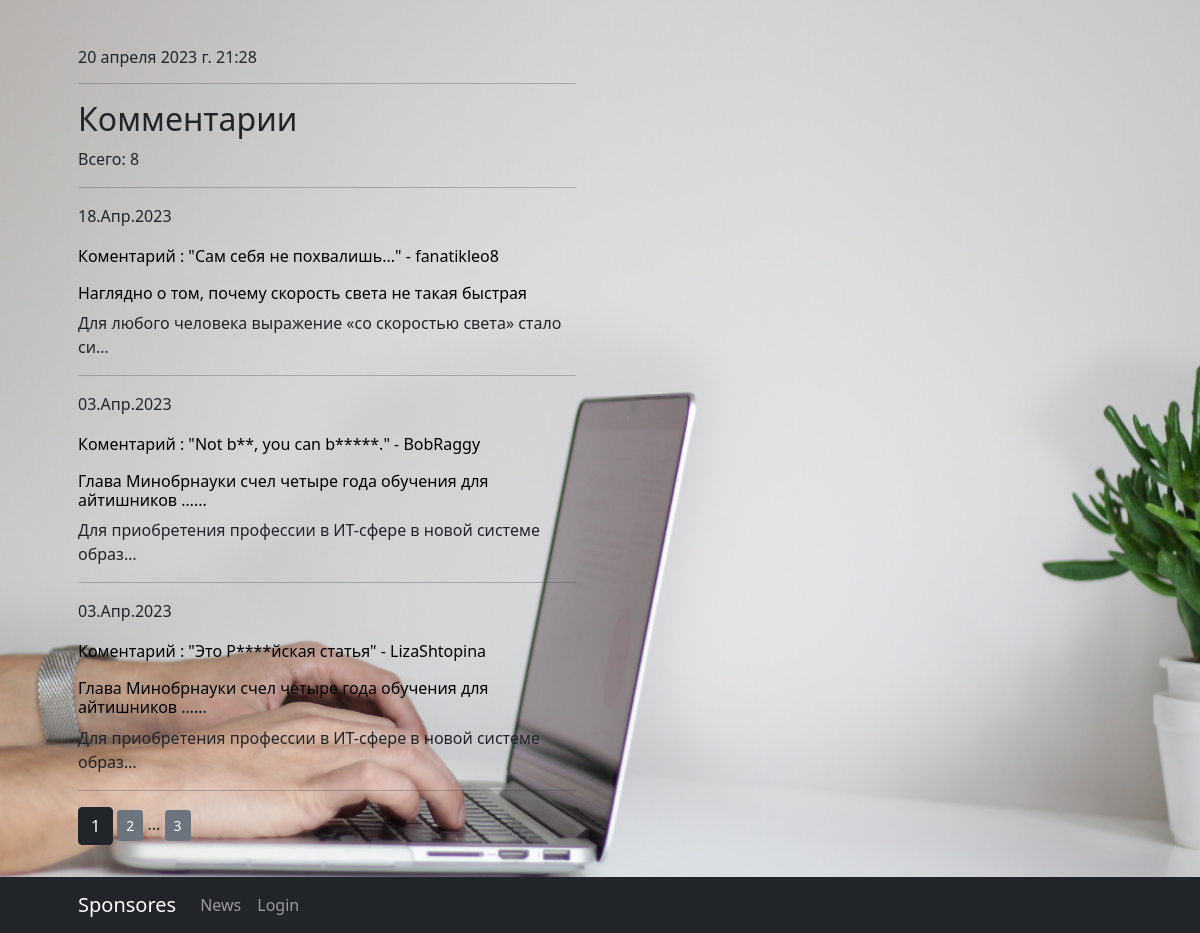
The app's page /news/comments/ with its own data.
### News/models.py (models this page shows, shortened)
class Comment(models.Model):
    comment_post = models.ForeignKey(Post, on_delete=models.CASCADE,verbose_name='Пост коментария')
    comment_user = models.ForeignKey(User, on_delete=models.CASCADE,verbose_name='Автор коментария')
    comment_text = models.TextField(verbose_name='Текст коментария')
    comment_time_in = models.DateTimeField(auto_now_add=True)
    comment_rating = models.FloatField(default=0, verbose_name='Ретинг')
    def get_absolute_url(self):
        return reverse('show_comment', kwargs={'comment_text': self.comment_text})
    class Meta:
        verbose_name = 'Коментарий'
        verbose_name_plural = 'Коментарии'
        ordering = ['comment_time_in']

class Post(models.Model):
    NEWS = 'NE'
    ARTICLE = 'AR'
    POSTTYPES = [
        (NEWS, 'Новость'),
        (ARTICLE, 'Статья'),
    ]
    post_author = models.ForeignKey(Author, on_delete=models.CASCADE, verbose_name='Автор')
    post_type = models.CharField(max_length=2, choices=POSTTYPES, default=NEWS, verbose_name='Тип поста')
    post_time_in = models.DateTimeField(auto_now_add=True, verbose_name='Дата публикации')
    post_category = models.ManyToManyField(Category, through='PostCategory', verbose_name='Категория поста')
    post_title = models.CharField(max_length=255, verbose_name='Заголовок')
    post_text = models.TextField(verbose_name='Текст')
    post_rating = models.FloatField(default=0, verbose_name='Рейтинг')
    class Meta:
        verbose_name = 'Пост'
        verbose_name_plural = 'Посты'
        ordering = ['-post_time_in']

### News/views.py (the view)
# urls.py: path('comments/', CommentList.as_view()),
class CommentList(ListView):
    queryset = Comment.objects.all()
    ordering = 'comment_post'
    template_name = 'comments.html'
    context_object_name = 'comment'
    paginate_by = 3
    def get_context_data(self, **kwargs):
        context = super().get_context_data(**kwargs)
        context['time_now'] = datetime.now()
        return context

### News/templatetags/custom_filters.py (called while the page is built)
@register.filter()
def censor(text):
    bad_words = ['bad', 'author', 'better', 'but', 'отпуск', 'Росси']
    if type(text) == str:
        for i in bad_words:
            text = text.replace(i[1:], '*' * len(i[1:]))
    return text

### News/templates/comments.html (shortened to what this page needs)
{% extends 'flatpages/default.html' %}
{% load custom_filters %}
{% block content %}
    <h6>{{ time_now }}</h6>
    <hr>
    <h2>Комментарии</h2>
    Всего: {{ page_obj.paginator.count }}
    <hr>
    {% if comment %}
        {% for comment in comment %}
            <p>{{ comment.comment_time_in|date:'d.M.Y'}}</p>
            <a class="mylink" href="{{ comment.get_absolute_url }}">
                <p>Коментарий : "{{ comment.comment_text|censor }}" - {{ comment.comment_user.username }}</p>
            </a>
            {% if comment.comment_post.post_title|length > 60 %}
                <a class="mylink" href="/news/{{ comment.comment_post.id }}">
                    <h6>{{ comment.comment_post.post_title|truncatechars:60|censor }}...</h6>
                </a>
            {% else %}
                <a class="mylink" href="/news/{{ comment.comment_post.id }}">
                    <h6>{{ comment.comment_post.post_title|censor }}</h6>
                </a>
            {% endif %}
            {{ comment.comment_post.post_text|truncatechars:60|censor }}
            <hr>
        {% endfor %}
    {% else %}
        <h2>Коментариев нет!</h2>
    {% endif %}
   <a class="btn btn-dark">{{ page_obj.number }}</a>
   {% if page_obj.has_next %}
       <a class="btn btn-secondary btn-sm" href="?page={{ page_obj.next_page_number }}">{{ page_obj.next_page_number }}</a>
       {% if paginator.num_pages != page_obj.next_page_number %}...
           <a class="btn btn-secondary btn-sm" href="?page={{ page_obj.paginator.num_pages }}">{{ page_obj.paginator.num_pages }}</a>
       {% endif %}
   {% endif %}
{% endblock content %}

### News/templates/comments.html (style rules this page uses)
.mylink { color:black; text-decoration: none }

### records on screen
Comment: comment_time_in "18.Апр.2023", comment_text|censor "Сам себя не похвалишь...", comment_user.username "fanatikleo8", comment_post.post_title|censor "Наглядно о том, почему скорость света не такая быстрая", comment_post.post_text|censor "Для любого человека выражение «со скоростью света» стало си…"
Comment: comment_time_in "03.Апр.2023", comment_text|censor "Not b**, you can b*****.", comment_user.username "BobRaggy", comment_post.post_title|censor "Глава Минобрнауки счел четыре года обучения для айтишников …", comment_post.post_text|censor "Для приобретения профессии в ИТ-сфере в новой системе образ…"
Comment: comment_time_in "03.Апр.2023", comment_text|censor "Это Р****йская статья", comment_user.username "LizaShtopina", comment_post.post_title|censor "Глава Минобрнауки счел четыре года обучения для айтишников …", comment_post.post_text|censor "Для приобретения профессии в ИТ-сфере в новой системе образ…"

### other values on screen
{{ time_now }} "20 апреля 2023 г. 21:28"
{{ page_obj.paginator.count }} "8"
{{ page_obj.number }} "1"
{{ page_obj.next_page_number }} "2"
{{ page_obj.paginator.num_pages }} "3"
